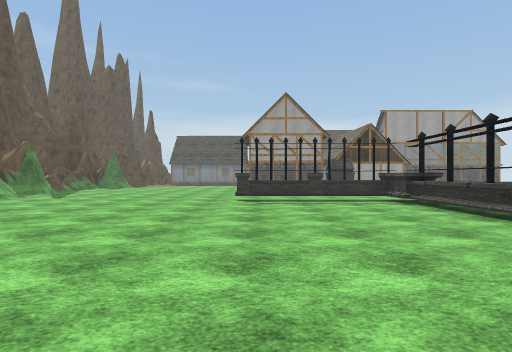
[1] (above)

24 first-person views from a walk through a 3-D level made in the Unity game engine. The camera is 1.4 m above the floor, looks level and sees 80° across. The floor is counted in squares, 2 m on a side. Each view is taken from the middle of a square. On the plan, view 1 faces up. The plan holds only what a view shows up to about 10 squares ahead; the rest is blank. The place goes on beyond the plan. The player is left out. Some animated figures are left out. Some surface patterns are stand-ins.

[2]
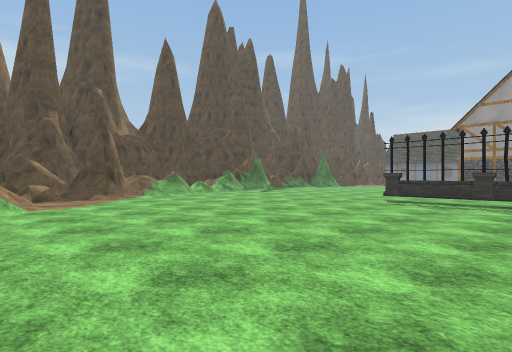

[3]
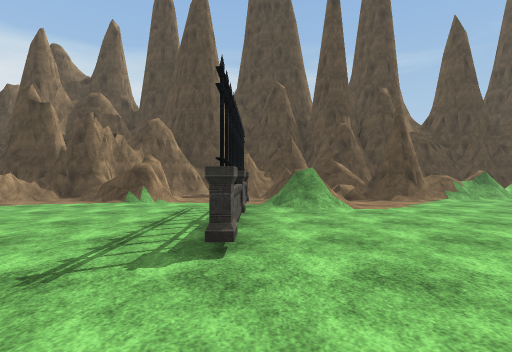

[4]
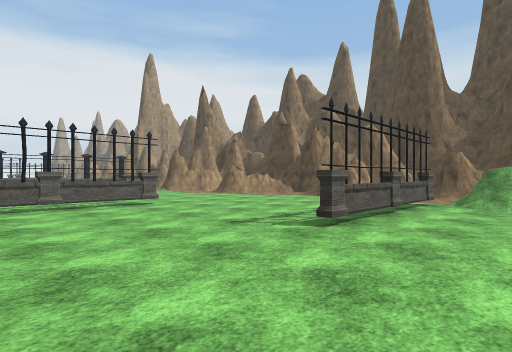

[5]
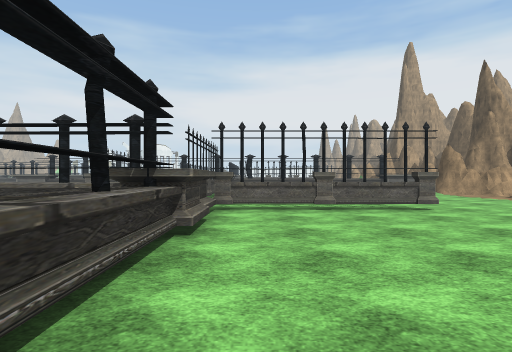

[6]
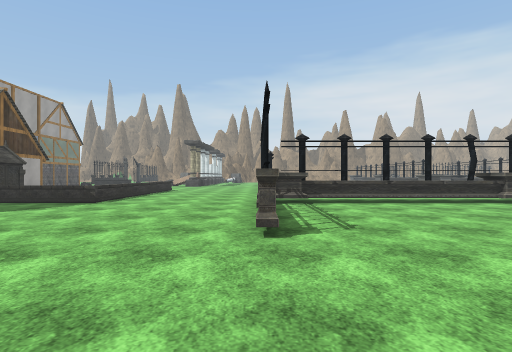

[7]
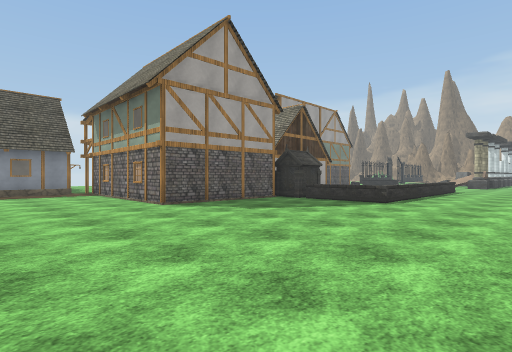

[8]
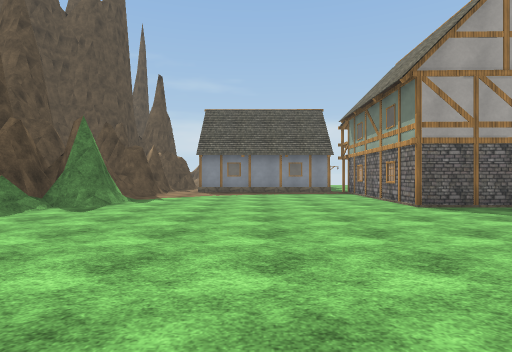

[9]
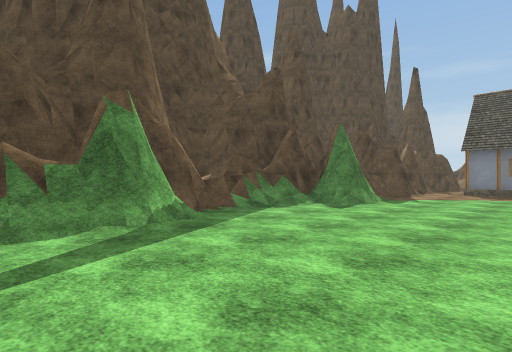

[10]
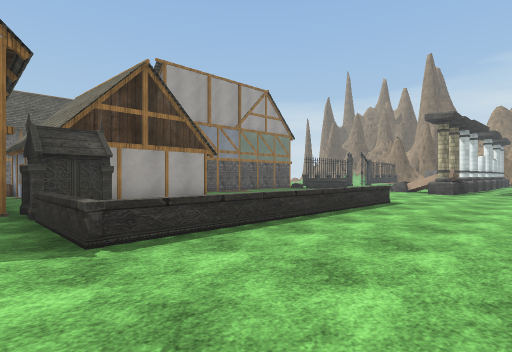

[11]
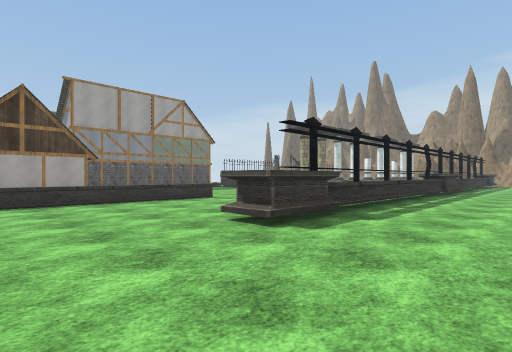

[12]
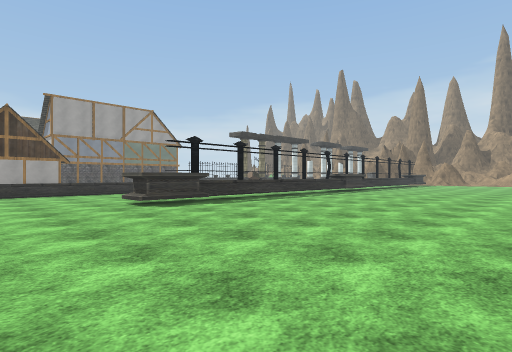

[13]
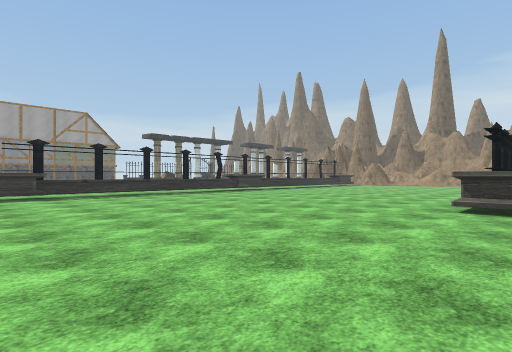

[14]
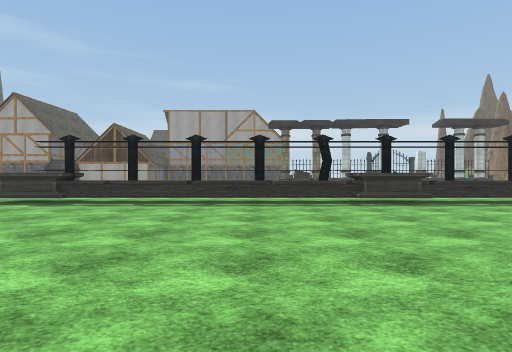

[15]
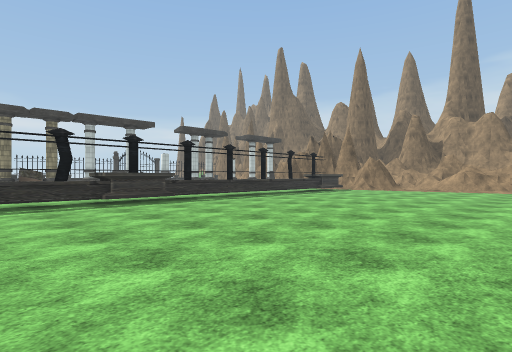

[16]
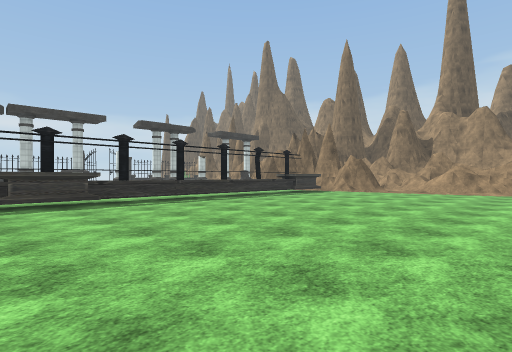

[17]
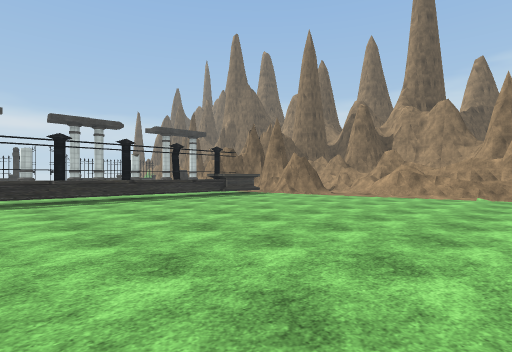

[18]
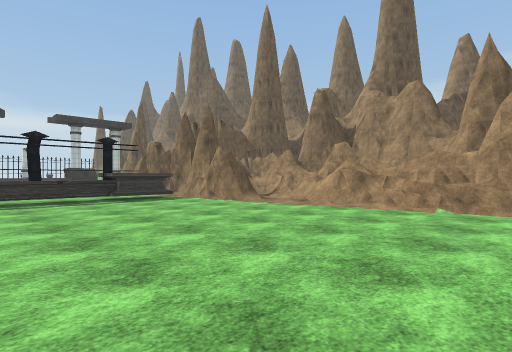

[19]
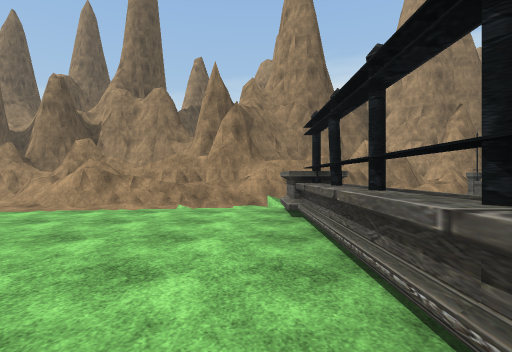

[20]
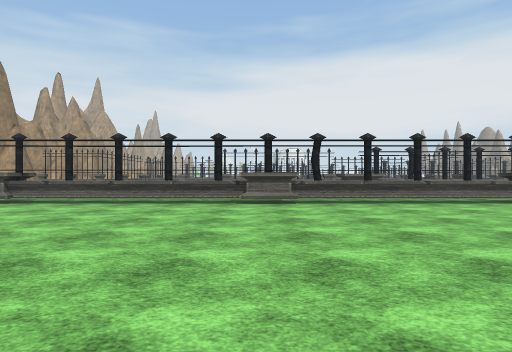

[21]
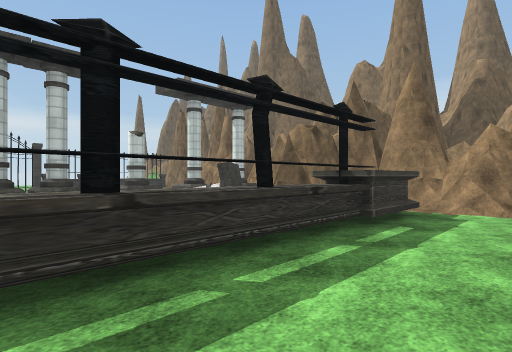

[22]
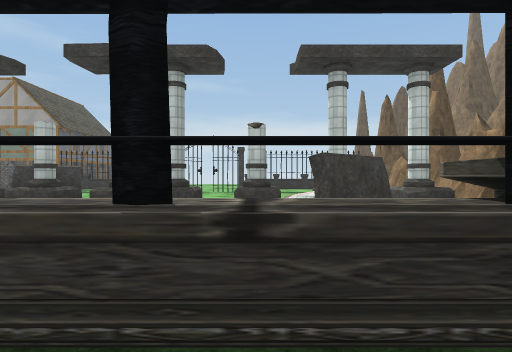

[23]
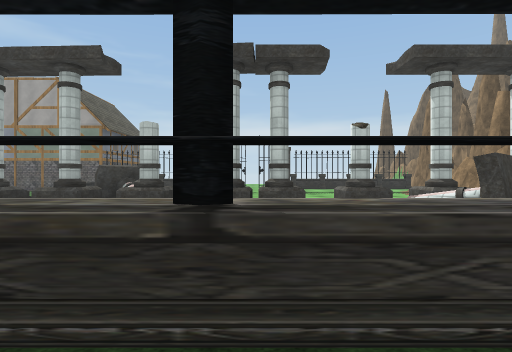

[24]
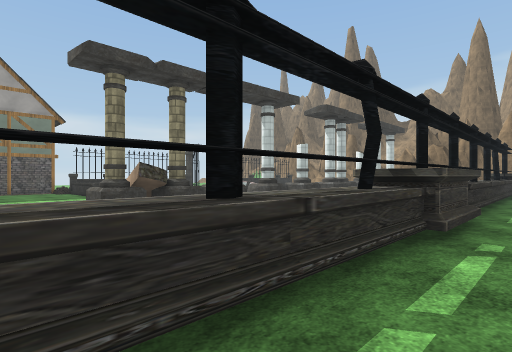

### Floor plan
Key: @ floor where view 1 was taken; # wall or solid block; . main floor; : floor 0.5 m higher than the main floor; / step, stairs or slope; = window, fence, low wall or low ledge; ^ raised ledge; T thing the floor can be seen under or through; H house; P pillar; O other object.
Columns run from 10 left of view 1 to 33 right of it. Each row starts with its distance up from view 1.
 21    ... ...H   HH
 20  #........H   HH           O
 19    .......H   HH         ..O
 18   #.......H   HHHHH      ..O
 17  ##.......HHHHOO         ...
 16  #............OO                        ###
 15 ##............O                #        ##
 14 #.............O            O  #^        #
 13 ##............O^^^^^^.... PPP#^.#^^^#.^##
 12 ##/.......................      .....^ .#
 11  #/.......................           # .#
 10  ##............................... ...  #
  9   #.......#=TTT.......................  #
  8    /..........T....TT=^^^^=TTTT=#=#==####
  7    /..........=.........................#
  6    =..........^.........................####
  5    =..........=...........................=#
  4    #..........=..........................###
  3   ##..........T..........................###
  2   #/..........T..........................=#
  1   # //........ ..........................=#
  0   ## =....@...    .......................:#
 -1  ##/.###=#....#   ......................./#
 -2   #...........=.  .......##==TT=TTTT==TT#/#
 -3   ............=.  ......  ............... #
 -4   ##/.........#                            #
 -5   ##/.........##                          /#
 -6    #......=##=##=^#                       ##

Where each view was taken, in squares from view 1:
view 1: 0 up, 0 right, facing up
view 2: 0 up, 3 right, facing up-left
view 3: 1 down, 2 right, facing left
view 4: 1 up, 3 right, facing down-left
view 5: 0 up, 3 right, facing down
view 6: 9 up, 4 left, facing right
view 7: 10 up, 4 left, facing up-right
view 8: 10 up, 4 left, facing up
view 9: 10 up, 4 left, facing up-left
view 10: 10 up, 3 right, facing up-right
view 11: 5 up, 5 right, facing up-right
view 12: 1 up, 5 right, facing up-right
view 13: 3 down, 8 right, facing up-right
view 14: 0 up, 15 right, facing up
view 15: 0 up, 15 right, facing up-right
view 16: 0 up, 17 right, facing up-right
view 17: 1 down, 20 right, facing up-right
view 18: 1 down, 24 right, facing up-right
view 19: 1 down, 24 right, facing right
view 20: 6 up, 23 right, facing down
view 21: 6 up, 23 right, facing up-right
view 22: 7 up, 26 right, facing up
view 23: 7 up, 24 right, facing up
view 24: 7 up, 14 right, facing up-right
